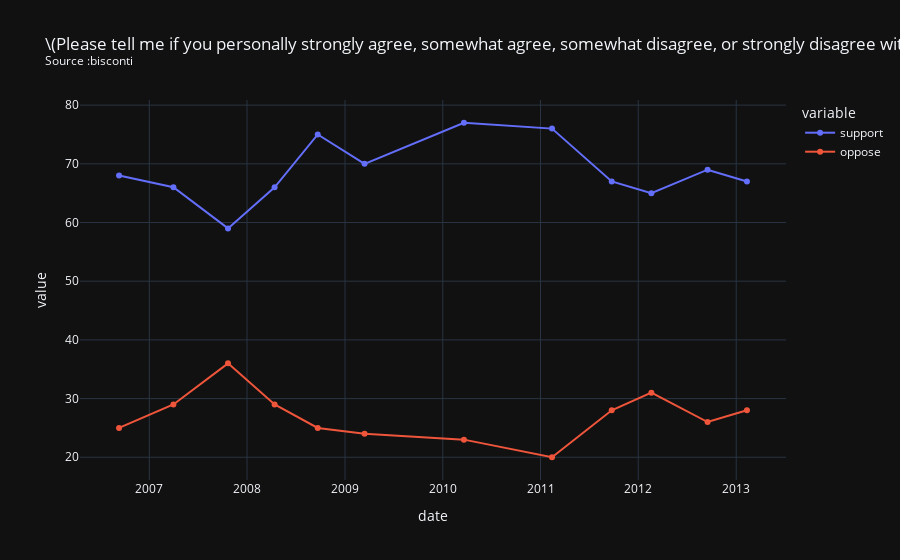

Write notebook code for a chart like this one.
### Code cell
s5 = "\(Please tell me if you personally strongly agree, somewhat agree, somewhat disagree, or strongly disagree with the following statements.\)...We should definitely build more nuclear energy plants in the future."
df9 = df_date[df_date['question'].str.contains(s4)]
df9 = df9.sort_values(by=['date'])
source = df9['firm'].iloc[0]
title = s5 + "<br><sup>Source :" + source + "<sup>"
fig = px.line(df9, x="date", y=["support", "oppose"], title=title, markers=True, template='plotly_dark')
fig.show()

### Figure 1 — Plotly figure (JSON) as saved in the notebook; plotly's stock layout.template omitted (floating-point values rounded to 4 significant figures)
{"data": [{"hovertemplate": "variable=support<br>date=%{x}<br>value=%{y}<extra></extra>", "legendgroup": "support", "line": {"color": "#636efa", "dash": "solid"}, "marker": {"symbol": "circle"}, "mode": "markers+lines", "name": "support", "orientation": "v", "showlegend": true, "type": "scatter", "x": ["2006-09-10T00:00:00", "2007-04-01T00:00:00", "2007-10-22T00:00:00", "2008-04-13T00:00:00", "2008-09-21T00:00:00", "2009-03-15T00:00:00", "2010-03-21T00:00:00", "2011-02-13T00:00:00", "2011-09-24T00:00:00", "2012-02-19T00:00:00", "2012-09-16T00:00:00", "2013-02-10T00:00:00"], "xaxis": "x", "y": [68, 66, 59, 66, 75, 70, 77, 76, 67, 65, 69, 67], "yaxis": "y"}, {"hovertemplate": "variable=oppose<br>date=%{x}<br>value=%{y}<extra></extra>", "legendgroup": "oppose", "line": {"color": "#EF553B", "dash": "solid"}, "marker": {"symbol": "circle"}, "mode": "markers+lines", "name": "oppose", "orientation": "v", "showlegend": true, "type": "scatter", "x": ["2006-09-10T00:00:00", "2007-04-01T00:00:00", "2007-10-22T00:00:00", "2008-04-13T00:00:00", "2008-09-21T00:00:00", "2009-03-15T00:00:00", "2010-03-21T00:00:00", "2011-02-13T00:00:00", "2011-09-24T00:00:00", "2012-02-19T00:00:00", "2012-09-16T00:00:00", "2013-02-10T00:00:00"], "xaxis": "x", "y": [25, 29, 36, 29, 25, 24, 23, 20, 28, 31, 26, 28], "yaxis": "y"}], "layout": {"autosize": true, "legend": {"title": {"text": "variable"}, "tracegroupgap": 0}, "title": {"text": "\\(Please tell me if you personally strongly agree, somewhat agree, somewhat disagree, or strongly disagree with the following statements.\\)...We should definitely build more nuclear energy plants in the future.<br><sup>Source :bisconti<sup>"}, "xaxis": {"anchor": "y", "autorange": true, "domain": [0, 1], "range": ["2006-04-24 04:26:25.3211", "2013-06-28 19:33:34.6789"], "title": {"text": "date"}, "type": "date"}, "yaxis": {"anchor": "x", "autorange": true, "domain": [0, 1], "range": [15.3, 81.7], "title": {"text": "value"}, "type": "linear"}}}
